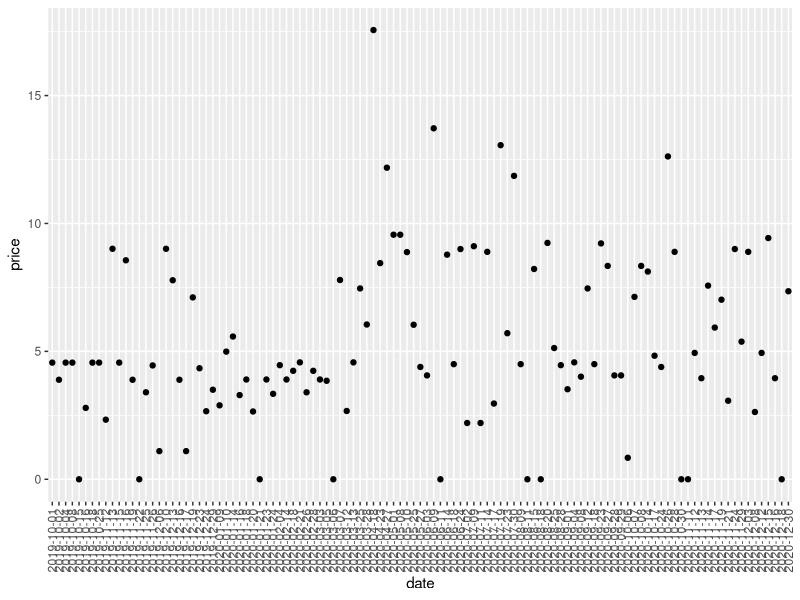
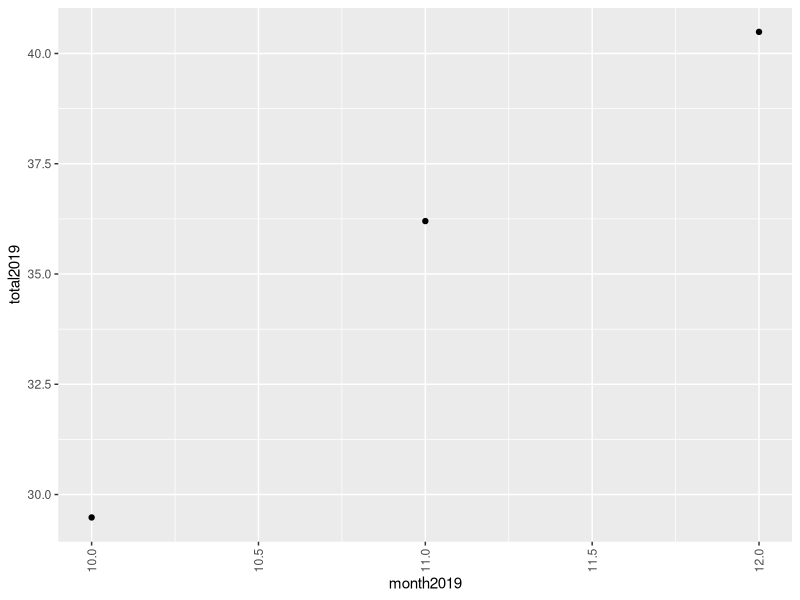

Source code (R) for these figures, in order:
library(ggplot2)
library(dplyr)
library(lubridate)

data <- read.csv("dunkin.csv")
data2019 <- read.csv("dunkin-2019.csv")
dataTotal <- read.csv("dunkin-total.csv")

#print(data)
#print(data2019)

# save png file
ggsave(file="dunkin-chart-3.png", width=10, height=5, dpi=300)

# data <- data.frame("dunkin.csv")

p <- ggplot(dataTotal, aes(x=date, y=price)) +
  #geom_bar(stat = "identity")
  geom_point()

p + guides(x = guide_axis(angle = 90))

# Combining by month, 2019
byMonth2019 <- aggregate(cbind(price)~month(date),
                     data=data2019,FUN=sum)

byMonth2020 <- aggregate(cbind(price)~month(date),
                         data = data, FUN = sum)

print(byMonth2019)
print(byMonth2020)

# Creating data frames for months in year
month2019 <- c(10, 11, 12)
total2019 <- c(29.48, 36.20, 40.49)

df2019 <- data.frame(month2019, total2019)

print(df2019)

g <- ggplot(df2019, aes(x=month2019, y=total2019)) +
  #geom_bar(stat = "identity")
  geom_point()

g + guides(x = guide_axis(angle = 90))

month2020 <- c(1:12)
total2020 <- c(30.54, 24.81, 36.29, 38.19, 38.43, 40.06, 55.99, 31.55, 49.74, 55.16, 46.86, 37.19)
